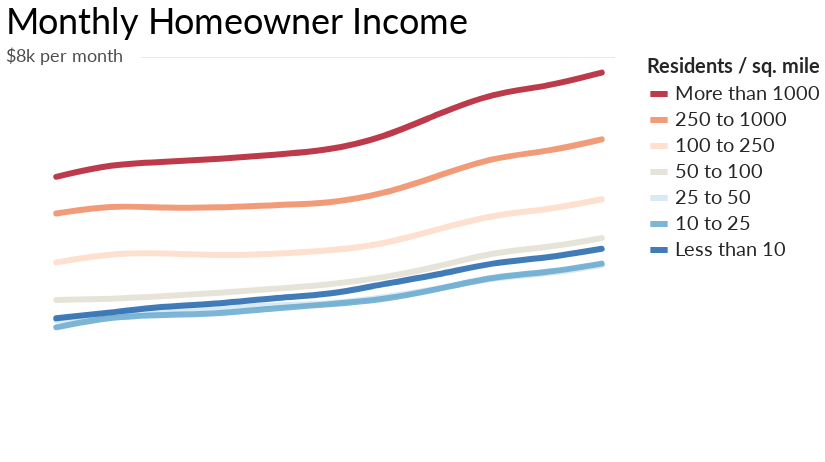

This figure's notebook cell:
### Code cell
homeowner_inc_pop_den_chart

### Figure 1 — Vega-Lite specification as saved in the notebook (floating-point values rounded to 4 significant figures)
{"width": 600, "height": 400, "background": "white", "config": {"title": {"fontWeight": "normal", "fontSize": 36, "anchor": "start", "font": "Lato", "offset": 5}, "axisX": {"grid": false, "labelFont": "Lato", "labelFontSize": 16, "labelAngle": 0, "labelPadding": 10, "ticks": false, "tickSize": 5, "title": null, "titleFont": "Lato", "titleFontSize": 16, "titleFontWeight": "normal", "titleY": 30, "titleX": 280}, "axisY": {"grid": true, "gridOpacity": 1, "labelFont": "Lato", "labelFontSize": 16, "labelLimit": 100, "labelAlign": "left", "labelPadding": 20, "ticks": false, "title": null, "titleFont": "Lato", "titleFontWeight": "normal", "titleFontSize": 16, "titleAlign": "left", "titleAngle": 0, "titleY": -20, "titleX": -20, "domainWidth": 0}, "view": {"strokeOpacity": 0}, "legend": {"labelFont": "Lato", "labelFontSize": 20, "labelOpacity": 0.85, "symbolSize": 300, "symbolStrokeWidth": 6, "titleFont": "Lato", "titleFontSize": 20, "titleLimit": 250, "titleOpacity": 0.85}}, "layer": [{"data": {"name": "data-a7e990abf6a0b47809c7a7f174fe5e1d"}, "mark": {"type": "line", "interpolate": "basis", "opacity": 0.85, "size": 6, "strokeCap": "round"}, "encoding": {"color": {"type": "nominal", "field": "Pop", "scale": {"domain": ["More than 1000", "250 to 1000", "100 to 250", "50 to 100", "25 to 50", "10 to 25", "Less than 10"], "range": ["#b2182b", "#ef8a62", "#fddbc7", "#e2e0d3", "#d1e5f0", "#67a9cf", "#2166ac"]}, "title": "Residents / sq. mile"}, "x": {"type": "ordinal", "axis": {"labelFontSize": 18, "labelOpacity": 0.7, "tickSize": 10, "ticks": true, "titleFontSize": 20, "values": [2008, 2018]}, "field": "Year"}, "y": {"type": "quantitative", "axis": {"format": "~s", "labelFontSize": 18, "labelOpacity": 0.7, "labelPadding": 25, "titleFontSize": 20, "titleOpacity": 0.7, "titleX": -25, "titleY": -30, "values": [2000, 3000, 4000, 5000, 6000, 7000]}, "field": "Med_Mort", "scale": {"domain": [2000, 8000]}, "title": "Counties grouped by population density"}}, "title": "Monthly Homeowner Income"}, {"data": {"name": "data-e8530897f689fae5d28f94668b1d7e65"}, "mark": {"type": "text", "dx": 8, "dy": 0, "font": "lato", "fontSize": 18, "opacity": 0.7}, "encoding": {"text": {"type": "nominal", "field": "text"}, "x": {"type": "ordinal", "field": "x"}, "y": {"type": "quantitative", "field": "y"}}}, {"data": {"name": "data-8f136234395aa97b4ad72a5576c29347"}, "mark": {"type": "text", "dx": 322, "dy": -4, "fontSize": 11.5, "fontWeight": "bold", "opacity": 0.09}, "encoding": {"text": {"type": "nominal", "field": "text"}, "x": {"type": "ordinal", "axis": null, "field": "x"}, "y": {"type": "quantitative", "axis": null, "field": "y"}}}], "$schema": "https://vega.github.io/schema/vega-lite/v4.0.0.json", "datasets": {"data-a7e990abf6a0b47809c7a7f174fe5e1d": [{"Year": 2008, "Pop": "More than 1000", "Med_Mort": 6203.0, "pct_chg": -0.004334, "Order": 1000}, {"Year": 2009, "Pop": "More than 1000", "Med_Mort": 6396.0, "pct_chg": 0.03111, "Order": 1000}, {"Year": 2010, "Pop": "More than 1000", "Med_Mort": 6427.0, "pct_chg": 0.004847, "Order": 1000}, {"Year": 2011, "Pop": "More than 1000", "Med_Mort": 6472.0, "pct_chg": 0.007002, "Order": 1000}, {"Year": 2012, "Pop": "More than 1000", "Med_Mort": 6532.0, "pct_chg": 0.009271, "Order": 1000}, {"Year": 2013, "Pop": "More than 1000", "Med_Mort": 6598.0, "pct_chg": 0.0101, "Order": 1000}, {"Year": 2014, "Pop": "More than 1000", "Med_Mort": 6789.0, "pct_chg": 0.02895, "Order": 1000}, {"Year": 2015, "Pop": "More than 1000", "Med_Mort": 7147.0, "pct_chg": 0.05273, "Order": 1000}, {"Year": 2016, "Pop": "More than 1000", "Med_Mort": 7463.0, "pct_chg": 0.04421, "Order": 1000}, {"Year": 2017, "Pop": "More than 1000", "Med_Mort": 7554.0, "pct_chg": 0.01219, "Order": 1000}, {"Year": 2018, "Pop": "More than 1000", "Med_Mort": 7767.0, "pct_chg": 0.0282, "Order": 1000}, {"Year": 2008, "Pop": "250 to 1000", "Med_Mort": 5652.0, "pct_chg": 0.01472, "Order": 1000}, {"Year": 2009, "Pop": "250 to 1000", "Med_Mort": 5780.0, "pct_chg": 0.02265, "Order": 1000}, {"Year": 2010, "Pop": "250 to 1000", "Med_Mort": 5734.0, "pct_chg": -0.007958, "Order": 1000}, {"Year": 2011, "Pop": "250 to 1000", "Med_Mort": 5738.0, "pct_chg": 0.0006976, "Order": 1000}, {"Year": 2012, "Pop": "250 to 1000", "Med_Mort": 5781.0, "pct_chg": 0.007494, "Order": 1000}, {"Year": 2013, "Pop": "250 to 1000", "Med_Mort": 5802.0, "pct_chg": 0.003633, "Order": 1000}, {"Year": 2014, "Pop": "250 to 1000", "Med_Mort": 5942.0, "pct_chg": 0.02413, "Order": 1000}, {"Year": 2015, "Pop": "250 to 1000", "Med_Mort": 6217.0, "pct_chg": 0.04628, "Order": 1000}, {"Year": 2016, "Pop": "250 to 1000", "Med_Mort": 6499.0, "pct_chg": 0.04536, "Order": 1000}, {"Year": 2017, "Pop": "250 to 1000", "Med_Mort": 6578.0, "pct_chg": -0.007386, "Order": 1000}, {"Year": 2018, "Pop": "250 to 1000", "Med_Mort": 6764.0, "pct_chg": 0.02775, "Order": 1000}, {"Year": 2008, "Pop": "100 to 250", "Med_Mort": 4919.0, "pct_chg": 0.1264, "Order": 250}, {"Year": 2009, "Pop": "100 to 250", "Med_Mort": 5056.0, "pct_chg": 0.02785, "Order": 250}, {"Year": 2010, "Pop": "100 to 250", "Med_Mort": 5060.0, "pct_chg": 0.0007911, "Order": 250}, {"Year": 2011, "Pop": "100 to 250", "Med_Mort": 5017.0, "pct_chg": -0.008498, "Order": 250}, {"Year": 2012, "Pop": "100 to 250", "Med_Mort": 5046.0, "pct_chg": 0.00578, "Order": 250}, {"Year": 2013, "Pop": "100 to 250", "Med_Mort": 5091.0, "pct_chg": 0.008918, "Order": 250}, {"Year": 2014, "Pop": "100 to 250", "Med_Mort": 5189.0, "pct_chg": 0.01925, "Order": 250}, {"Year": 2015, "Pop": "100 to 250", "Med_Mort": 5417.0, "pct_chg": 0.04394, "Order": 250}, {"Year": 2016, "Pop": "100 to 250", "Med_Mort": 5637.0, "pct_chg": 0.04061, "Order": 250}, {"Year": 2017, "Pop": "100 to 250", "Med_Mort": 5706.0, "pct_chg": 0.004967, "Order": 250}, {"Year": 2018, "Pop": "100 to 250", "Med_Mort": 5867.0, "pct_chg": 0.03336, "Order": 250}, {"Year": 2008, "Pop": "50 to 100", "Med_Mort": 4356.0, "pct_chg": -0.343, "Order": 100}, {"Year": 2009, "Pop": "50 to 100", "Med_Mort": 4369.0, "pct_chg": 0.002984, "Order": 100}, {"Year": 2010, "Pop": "50 to 100", "Med_Mort": 4413.0, "pct_chg": 0.01007, "Order": 100}, {"Year": 2011, "Pop": "50 to 100", "Med_Mort": 4461.0, "pct_chg": 0.01088, "Order": 100}, {"Year": 2012, "Pop": "50 to 100", "Med_Mort": 4524.0, "pct_chg": 0.01412, "Order": 100}, {"Year": 2013, "Pop": "50 to 100", "Med_Mort": 4586.0, "pct_chg": 0.0137, "Order": 100}, {"Year": 2014, "Pop": "50 to 100", "Med_Mort": 4689.0, "pct_chg": 0.02246, "Order": 100}, {"Year": 2015, "Pop": "50 to 100", "Med_Mort": 4850.0, "pct_chg": 0.03434, "Order": 100}, {"Year": 2016, "Pop": "50 to 100", "Med_Mort": 5077.0, "pct_chg": 0.0468, "Order": 100}, {"Year": 2017, "Pop": "50 to 100", "Med_Mort": 5139.0, "pct_chg": 0.04353, "Order": 100}, {"Year": 2018, "Pop": "50 to 100", "Med_Mort": 5284.0, "pct_chg": 0.03567, "Order": 100}, {"Year": 2008, "Pop": "25 to 50", "Med_Mort": 4051.0, "pct_chg": -0.308, "Order": 50}, {"Year": 2009, "Pop": "25 to 50", "Med_Mort": 4160.0, "pct_chg": 0.02691, "Order": 50}, {"Year": 2010, "Pop": "25 to 50", "Med_Mort": 4203.0, "pct_chg": 0.01034, "Order": 50}, {"Year": 2011, "Pop": "25 to 50", "Med_Mort": 4248.0, "pct_chg": 0.01071, "Order": 50}, {"Year": 2012, "Pop": "25 to 50", "Med_Mort": 4276.0, "pct_chg": 0.006591, "Order": 50}, {"Year": 2013, "Pop": "25 to 50", "Med_Mort": 4294.0, "pct_chg": 0.00421, "Order": 50}, {"Year": 2014, "Pop": "25 to 50", "Med_Mort": 4389.0, "pct_chg": 0.02212, "Order": 50}, {"Year": 2015, "Pop": "25 to 50", "Med_Mort": 4523.0, "pct_chg": 0.03053, "Order": 50}, {"Year": 2016, "Pop": "25 to 50", "Med_Mort": 4690.0, "pct_chg": 0.03692, "Order": 50}, {"Year": 2017, "Pop": "25 to 50", "Med_Mort": 4747.0, "pct_chg": 0.1134, "Order": 50}, {"Year": 2018, "Pop": "25 to 50", "Med_Mort": 4881.0, "pct_chg": 0.06664, "Order": 50}, {"Year": 2008, "Pop": "10 to 25", "Med_Mort": 3945.0, "pct_chg": null, "Order": 25}, {"Year": 2009, "Pop": "10 to 25", "Med_Mort": 4107.0, "pct_chg": 0.04106, "Order": 25}, {"Year": 2010, "Pop": "10 to 25", "Med_Mort": 4133.0, "pct_chg": 0.006331, "Order": 25}, {"Year": 2011, "Pop": "10 to 25", "Med_Mort": 4150.0, "pct_chg": 0.004113, "Order": 25}, {"Year": 2012, "Pop": "10 to 25", "Med_Mort": 4231.0, "pct_chg": 0.01952, "Order": 25}, {"Year": 2013, "Pop": "10 to 25", "Med_Mort": 4289.0, "pct_chg": 0.01371, "Order": 25}, {"Year": 2014, "Pop": "10 to 25", "Med_Mort": 4358.0, "pct_chg": 0.01609, "Order": 25}, {"Year": 2015, "Pop": "10 to 25", "Med_Mort": 4515.0, "pct_chg": 0.03603, "Order": 25}, {"Year": 2016, "Pop": "10 to 25", "Med_Mort": 4709.0, "pct_chg": 0.04297, "Order": 25}, {"Year": 2017, "Pop": "10 to 25", "Med_Mort": 4766.0, "pct_chg": -0.05139, "Order": 25}, {"Year": 2018, "Pop": "10 to 25", "Med_Mort": 4901.0, "pct_chg": -0.02239, "Order": 25}, {"Year": 2008, "Pop": "Less than 10", "Med_Mort": 4080.0, "pct_chg": -0.2564, "Order": 10}, {"Year": 2009, "Pop": "Less than 10", "Med_Mort": 4168.0, "pct_chg": 0.02157, "Order": 10}, {"Year": 2010, "Pop": "Less than 10", "Med_Mort": 4265.0, "pct_chg": 0.02327, "Order": 10}, {"Year": 2011, "Pop": "Less than 10", "Med_Mort": 4296.0, "pct_chg": 0.007268, "Order": 10}, {"Year": 2012, "Pop": "Less than 10", "Med_Mort": 4391.0, "pct_chg": 0.02211, "Order": 10}, {"Year": 2013, "Pop": "Less than 10", "Med_Mort": 4430.0, "pct_chg": 0.008882, "Order": 10}, {"Year": 2014, "Pop": "Less than 10", "Med_Mort": 4599.0, "pct_chg": 0.03815, "Order": 10}, {"Year": 2015, "Pop": "Less than 10", "Med_Mort": 4730.0, "pct_chg": 0.02848, "Order": 10}, {"Year": 2016, "Pop": "Less than 10", "Med_Mort": 4923.0, "pct_chg": 0.0408, "Order": 10}, {"Year": 2017, "Pop": "Less than 10", "Med_Mort": 4983.0, "pct_chg": 0.1739, "Order": 10}, {"Year": 2018, "Pop": "Less than 10", "Med_Mort": 5124.0, "pct_chg": 0.07804, "Order": 10}], "data-e8530897f689fae5d28f94668b1d7e65": [{"x": 2008, "y": 8000, "text": "$8k per month"}], "data-8f136234395aa97b4ad72a5576c29347": [{"x": 2008, "y": 8000, "text": "_______________________________________________________________________________"}]}}
